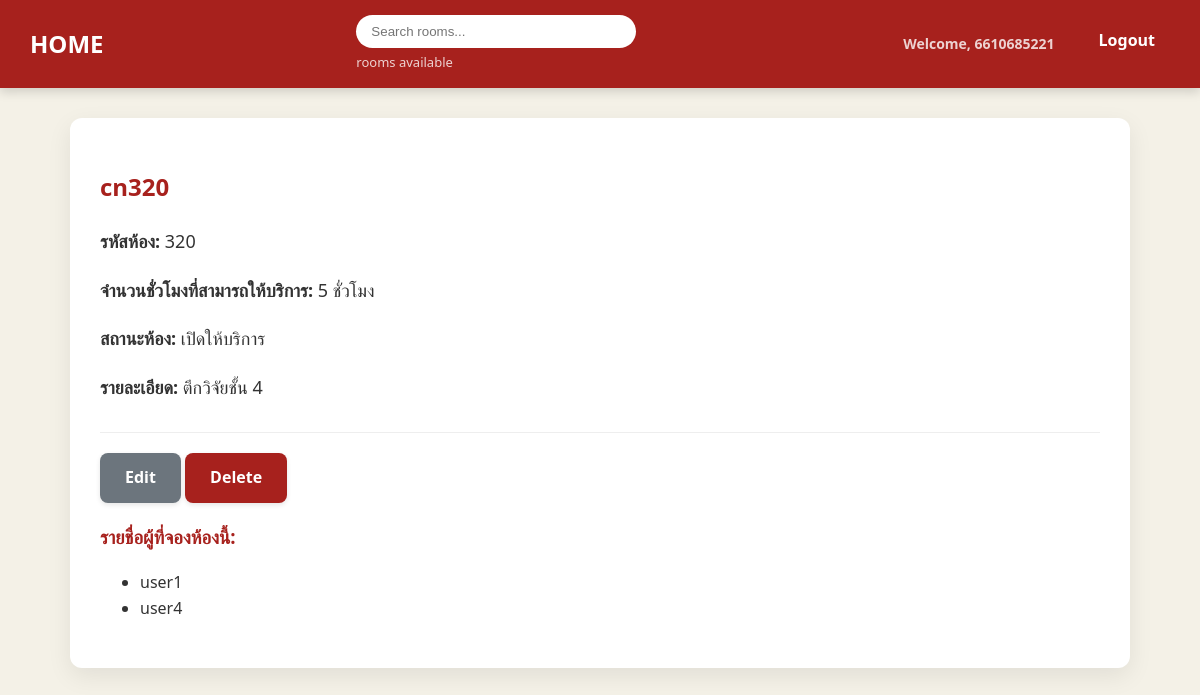
/room/320/ (signed in), run on the app's committed database.
### booking/models.py (models this page shows, shortened)
class Room(models.Model):
    room_id = models.CharField(max_length=10, primary_key=True, verbose_name='ID')
    room_name = models.CharField(max_length=200, verbose_name='Name')
    room_capacity = models.PositiveIntegerField(verbose_name='Capacity')
    room_hours = models.PositiveIntegerField(
        'Total Hours',
        validators=[MinValueValidator(0), MaxValueValidator(24)]
    )
    status = models.BooleanField(verbose_name='Status')
    description = models.TextField(null=True, blank=True, verbose_name='Description')
    updated = models.DateTimeField(auto_now=True)
    created = models.DateTimeField(auto_now_add=True)
    class Meta:
        ordering = ['-updated', '-created']

class Booking(models.Model):
    room = models.ForeignKey(Room, on_delete=models.CASCADE, related_name='bookings')
    user = models.ForeignKey(User, on_delete=models.CASCADE, related_name='bookings')
    created = models.DateTimeField(auto_now_add=True)
    updated = models.DateTimeField(auto_now=True)
    class Meta:
        ordering = ['-updated', '-created']

### booking/views.py (the view)
# urls.py: path('room/<str:pk>/', views.room, name='room'),
def room(request, pk):
    room = Room.objects.get(room_id=pk)
    bookings = room.bookings.select_related('user')
    context = {'room': room, 'bookings': bookings}
    return render(request, 'booking/room.html', context)

### booking/templates/booking/room.html (shortened to what this page needs)
{% extends 'main.html' %}
{% block content %}
<div class="detail-container">
    <h2>{{room.room_name}}</h2>
    <p><strong>รหัสห้อง:</strong> {{room.room_id}}</p>
    <p><strong>จำนวนชั่วโมงที่สามารถให้บริการ:</strong> {{room.room_hours}} ชั่วโมง</p>
    <p><strong>สถานะห้อง:</strong> {{ room.status|yesno:"เปิดให้บริการ,ปิดให้บริการ" }}</p>
    <p><strong>รายละเอียด:</strong> {{room.description}}</p>
    <div class="detail-actions">
        {% if request.user.is_superuser %}
            <a href="{% url 'update-room' room.room_id %}" class="btn btn-secondary">Edit</a>
            <a href="{% url 'delete-room' room.room_id %}" class="btn btn-danger">Delete</a>
        {% endif %}
    </div>
    {% if request.user.is_superuser %}
        <h3>รายชื่อผู้ที่จองห้องนี้:</h3>
        <ul class="booking-list">
            {% for booking in bookings %}
                <li>{{ booking.user.get_full_name|default:booking.user.username }}</li>
            {% empty %}
                <li>ยังไม่มีการจอง</li>
            {% endfor %}
        </ul>
    {% endif %}
</div>
{% endblock %}

### templates/navbar.html (shortened to what this page needs)
<nav class="navbar">
    <div class="logo">
        <a href="/">HOME</a>
    </div>
    <div class="search-container">
        <form method="GET" action="{% url 'home' %}">
            <input type="text" name="q" placeholder="Search rooms..."/>
        </form>
        <span class="rooms-available-text">{{room_count}} rooms available</span>
    </div>
    <div class="nav-links">
        {% if request.user.is_authenticated %}
            <div class="user-welcome">
                Welcome, {{ request.user.get_full_name|default:request.user.username }}
            </div>
            <a href="{% url 'logout' %}">Logout</a>
        {% else %}
            <a href="{% url 'login' %}">Login</a>
        {% endif %}
    </div>
</nav>

### static/styles/main.css (style rules this page uses)
body { background-color: #f4f1e7; font-family: 'Kanit', 'Segoe UI', Tahoma, Geneva, Verdana, sans-serif; margin: 0; color: #333333; font-size: 16px; line-height: 1.6; }
h1, h2, h3, h4, h5 { color: #a7211d; }
a { color: #d58718; text-decoration: none; transition: color 0.3s ease; }
.navbar { background-color: #a7211d; padding: 15px 30px; color: white; display: flex; justify-content: space-between; align-items: center; box-shadow: 0 4px 10px rgba(0,0,0,0.15); position: sticky; top: 0; z-index: 1000; }
.navbar .logo a { color: white; font-size: 24px; font-weight: bold; text-decoration: none; transition: color 0.3s ease; }
.navbar .nav-links a { color: white; margin: 0 15px; font-weight: bold; padding-bottom: 5px; border-bottom: 2px solid transparent; transition: border-color 0.3s ease; }
.navbar form input[type="text"] { padding: 9px 15px; border: none; border-radius: 20px; min-width: 250px; transition: all 0.3s ease; }
.btn { display: inline-block; padding: 12px 25px; border: none; border-radius: 8px; color: white; font-weight: bold; font-size: 16px; cursor: pointer; text-align: center; transition: all 0.2s ease-in-out; box-shadow: 0 2px 5px rgba(0,0,0,0.1); }
.btn-danger { background-color: #a7211d; }
.btn-secondary { background-color: #6c757d; }
.detail-container p { font-size: 18px; line-height: 1.7; }
.detail-actions { margin-top: 30px; padding-top: 20px; border-top: 1px solid #eee; }
.search-container { display: flex; flex-direction: column; }
.rooms-available-text { color: rgba(255, 255, 255, 0.8); font-size: 13px; margin-top: 4px; }
.user-welcome { color: rgba(255, 255, 255, 0.8); padding: 6px 14px; font-size: 14px; font-weight: bold; margin-right: 15px; }
.nav-links { display: flex; align-items: center; }

### data on the page
Room: room_name "cn320", room_id "320", room_hours "5", status "เปิดให้บริการ", description "ตึกวิจัยชั้น 4"
Booking: user.get_full_name "user1"
Booking: user.get_full_name "user4"

### other printed values
{{ request.user.get_full_name|default:request.user.username }} "6610685221"
